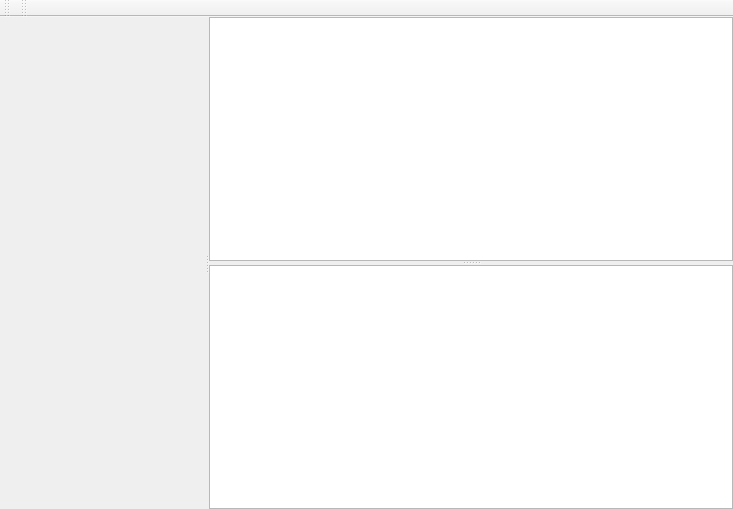
<?xml version="1.0" encoding="UTF-8"?>
<ui version="4.0">
 <class>PreProcessorGridCrosssectionWindow2</class>
 <widget class="QMainWindow" name="PreProcessorGridCrosssectionWindow2">
  <property name="geometry">
   <rect>
    <x>0</x>
    <y>0</y>
    <width>733</width>
    <height>509</height>
   </rect>
  </property>
  <property name="windowTitle">
   <string>Grid Crosssection Window</string>
  </property>
  <property name="windowIcon">
   <iconset resource="../../../geodata/riversurvey/riversurvey.qrc">
    <normaloff>:/libs/geodata/riversurvey/images/iconRiverCrosssection.svg</normaloff>:/libs/geodata/riversurvey/images/iconRiverCrosssection.svg</iconset>
  </property>
  <widget class="QWidget" name="centralwidget">
   <layout class="QVBoxLayout" name="verticalLayout">
    <property name="leftMargin">
     <number>0</number>
    </property>
    <property name="topMargin">
     <number>0</number>
    </property>
    <property name="rightMargin">
     <number>0</number>
    </property>
    <property name="bottomMargin">
     <number>0</number>
    </property>
    <item>
     <widget class="QSplitter" name="hSplitter">
      <property name="orientation">
       <enum>Qt::Horizontal</enum>
      </property>
      <widget class="PreProcessorGridCrosssectionWindow2::GraphicsView" name="graphicsView" native="true"/>
      <widget class="QSplitter" name="vSplitter">
       <property name="orientation">
        <enum>Qt::Vertical</enum>
       </property>
       <widget class="QTableView" name="settingTable"/>
       <widget class="QTableView" name="editTable">
        <property name="editTriggers">
         <set>QAbstractItemView::NoEditTriggers</set>
        </property>
       </widget>
      </widget>
     </widget>
    </item>
   </layout>
  </widget>
  <widget class="QToolBar" name="viewToolBar">
   <property name="windowTitle">
    <string>View Setting Toolbar</string>
   </property>
   <property name="floatable">
    <bool>false</bool>
   </property>
   <attribute name="toolBarArea">
    <enum>TopToolBarArea</enum>
   </attribute>
   <attribute name="toolBarBreak">
    <bool>false</bool>
   </attribute>
  </widget>
  <widget class="QToolBar" name="displayToolBar">
   <property name="windowTitle">
    <string>Display Setting ToolBar</string>
   </property>
   <property name="floatable">
    <bool>false</bool>
   </property>
   <attribute name="toolBarArea">
    <enum>TopToolBarArea</enum>
   </attribute>
   <attribute name="toolBarBreak">
    <bool>false</bool>
   </attribute>
  </widget>
 </widget>
 <customwidgets>
  <customwidget>
   <class>PreProcessorGridCrosssectionWindow2::GraphicsView</class>
   <extends>QWidget</extends>
   <header>subwindow/gridcrosssectionwindow2/public/preprocessorgridcrosssectionwindow2_graphicsview.h</header>
   <container>1</container>
  </customwidget>
 </customwidgets>
 <resources>
  <include location="../../../geodata/riversurvey/riversurvey.qrc"/>
 </resources>
 <connections/>
</ui>
